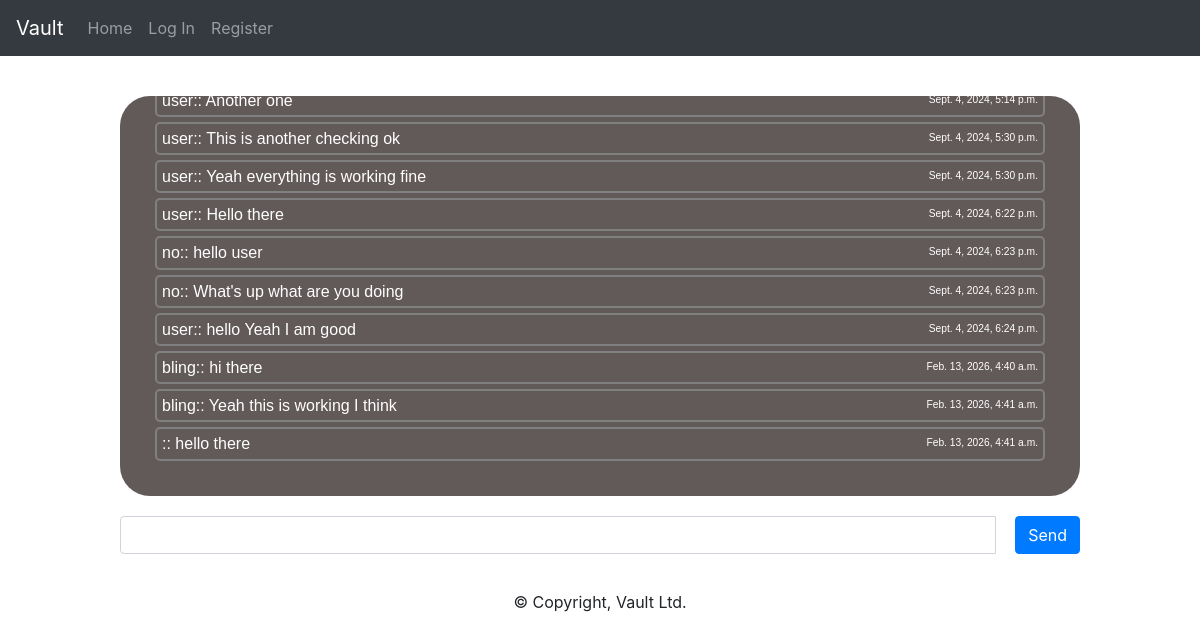
Page /chat on the committed database.
### chat/models.py (models this page shows, shortened)
class Chats(models.Model):
    user = models.CharField("username", default="user1", max_length=64)
    data = models.CharField("chat", blank=False, max_length=64)
    to_user = models.CharField("user", default="user", max_length=24)
    time = models.DateTimeField(auto_now_add=True)

### chat/views.py (the view)
# urls.py: path("chat", views.room, name="room"),
def room(request):
    data = Chats.objects.all()
    name = Person.objects.get(user="no")
    return render(request, "chat/room.html", {
        "room_name": "chat",
        "data1": data,
        "name": name,
        })

### chat/templates/chat/room.html (shortened to what this page needs)
{% extends 'chat/layout.html' %}
{% block body %}
<body>
    <div id="chat-log" cols="100" rows="20">
    {% for data in data1 %}
    <h6 style="margin: 5px; border: 2px solid grey; border-radius: 5px; padding: 5px; overflow: hidden">{{data.data}}<small style="float: right"><small>{{data.time}}</small></small></h6>
    {% endfor %}
    </div>
    <div class="input-group mb-3" style="width: 80%; align-items: center; margin: auto; margin-top: 20px">
    <input id="chat-message-input" class="form-control" type="text" size="100"><br>
    <button id="chat-message-submit" style="float: left; margin-left: 2%;" class="btn btn-primary" type="submit" value="Send">Send</button>
    </div>
</body>
{% endblock %}

### chat/templates/chat/layout.html (shortened to what this page needs)
{% load static %}
<!DOCTYPE html>
<html lang="en">
    <head>
        <link href="{% static 'chat/styles.css' %}" rel="stylesheet">
        <link rel="stylesheet" href="https://stackpath.bootstrapcdn.com/bootstrap/4.4.1/css/bootstrap.min.css">
    </head>
    <body>
        <nav class="navbar navbar-expand-lg navbar-dark bg-dark">
            <a class="navbar-brand" href="{% url 'index' %}">Vault</a>
            <div>
                <ul class="navbar-nav mr-auto">
                    <li class="nav-item">
                        <a class="nav-link" href="{% url 'index' %}">Home</a>
                    </li>
                {% if user.is_authenticated %}
                    <li class="nav-item">
                        <a class="nav-link" href="{% url 'logout' %}">Log out</a>
                    </li>
                {% else %}
                    <li class="nav-item">
                        <a class="nav-link" href="{% url 'login' %}">Log In</a>
                    </li>
                    <li class="nav-item">
                        <a class="nav-link" href="{% url 'register' %}">Register</a>
                    </li>
                {% endif %}
                </ul>
            </div>
            </nav>
        <div class="body">
            {% block body %}
            {% endblock %}
        </div>
    </body>
    <footer id="footer">
        <p style="font-weight: soft; margin-top: 20px">© Copyright, Vault Ltd.</p>
    </footer>
</html>

### chat/static/chat/styles.css (style rules this page uses)
#chat-log { margin: auto; overflow-y: scroll; height:400px; width: 80%; background: #625959; margin-top: 40px; color: white; font-family: sans-serif; border-radius: 30px; padding: 30px; scroll-behavior: smooth; }
#footer { display: table; text-align: center; margin-left: auto; margin-right: auto; }

### rows in the picture
Chats: data "user:: Another one", time "Sept. 4, 2024, 5:14 p.m."
Chats: data "user:: This is another checking ok", time "Sept. 4, 2024, 5:30 p.m."
Chats: data "user:: Yeah everything is working fine", time "Sept. 4, 2024, 5:30 p.m."
Chats: data "user:: Hello there", time "Sept. 4, 2024, 6:22 p.m."
Chats: data "no:: hello user", time "Sept. 4, 2024, 6:23 p.m."
Chats: data "no:: What's up what are you doing", time "Sept. 4, 2024, 6:23 p.m."
Chats: data "user:: hello Yeah I am good", time "Sept. 4, 2024, 6:24 p.m."
Chats: data "bling:: hi there", time "Feb. 13, 2026, 4:40 a.m."
Chats: data "bling:: Yeah this is working I think", time "Feb. 13, 2026, 4:41 a.m."
Chats: data ":: hello there", time "Feb. 13, 2026, 4:41 a.m."
